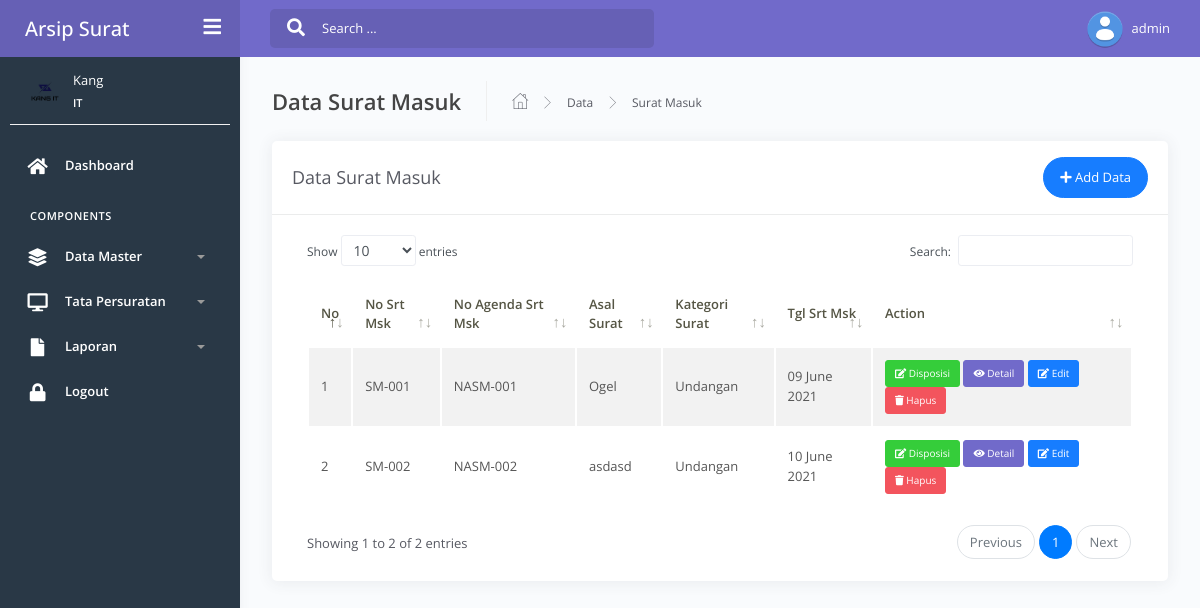
Screenshot of /admin/index.php?view=suratmasuk (signed in) with the database file from the repository.
### tables this page shows
CREATE TABLE `suratmasuk` (
  `id` int(11) NOT NULL,
  `id_kategori` int(11) DEFAULT NULL,
  `no_surat_masuk` varchar(255) DEFAULT NULL,
  `no_agenda_surat_masuk` varchar(255) DEFAULT NULL,
  `tgl_surat_masuk` date DEFAULT NULL,
  `tgl_terima` date DEFAULT NULL,
  `asal_surat` varchar(255) DEFAULT NULL,
  `perihal` text DEFAULT NULL,
  `file_surat` varchar(255) DEFAULT NULL
);

CREATE TABLE `kategori` (
  `id` int(11) NOT NULL,
  `nama_kategori` varchar(255) DEFAULT NULL
);

### admin/transaksi/suratmasuk/suratmasuk.php (the view, shortened to what this page needs)
<div class="main-panel">
  <div class="content">
    <div class="page-inner">
      <div class="page-header">
        <h4 class="page-title">Data Surat Masuk</h4>
        <ul class="breadcrumbs">
          <li class="nav-home">
            <a href="#">
              <i class="flaticon-home"></i>
            </a>
          </li>
          <li class="separator">
            <i class="flaticon-right-arrow"></i>
          </li>
          <li class="nav-item">
            <a href="#">Data</a>
          </li>
          <li class="separator">
            <i class="flaticon-right-arrow"></i>
          </li>
          <li class="nav-item">
            <a href="#">Surat Masuk</a>
          </li>
        </ul>
      </div>
      <div class="row">
        <div class="col-md-12">
          <div class="card">
            <div class="card-header">
              <div class="d-flex align-items-center">
                <h4 class="card-title">Data Surat Masuk</h4>
                <?php if($_SESSION['level'] == 'admin') { ?>
                <a href="?view=addSuratMasuk" class="btn btn-primary btn-round ml-auto">
                  <i class="fa fa-plus"></i>
                  Add Data
                </a>
              <?php } ?>
              </div>
            </div>
            <div class="card-body">
              <div class="table-responsive">
                <table id="add-row" class="display table table-striped table-hover" >
                  <thead>
                    <tr>
                      <th>No</th>
                      <th>No Srt Msk</th>
                      <th>No Agenda Srt Msk</th>
                      <th>Asal Surat</th>
                      <th>Kategori Surat</th>
                      <th>Tgl Srt Msk</th>
                      <th>Action</th>
                    </tr>
                  </thead>
                  <tbody>
                    <?php
                      $no = 1;
                      $query = mysqli_query($conn,"SELECT sm.*, k.nama_kategori from suratmasuk sm join kategori k on
                                             k.id=sm.id_kategori");
                      while($row = mysqli_fetch_array($query)) {
                    ?>
                    <tr>
                      <td><?php echo $no++ ?></td>
                      <td><?php echo $row['no_surat_masuk'] ?></td>
                      <td><?php echo $row['no_agenda_surat_masuk'] ?></td>
                      <td><?php echo $row['asal_surat'] ?></td>
                      <td><?php echo $row['nama_kategori'] ?></td>
                      <td><?php echo date('d F Y', strtotime($row['tgl_surat_masuk'])) ?></td>
                      <td>
                        <?php if($_SESSION['level'] == 'admin'){ ?>
                          <a href="?view=disposisi&id=<?php echo $row['id'] ?>" class="btn btn-xs btn-success"><i class="fa fa-edit"></i> Disposisi</a>
                          <a href="?view=detailSuratMasuk&id=<?php echo $row['id'] ?>" class="btn btn-xs btn-secondary"><i class="fa fa-eye"></i> Detail</a>
                          <a href="?view=editSuratMasuk&id=<?php echo $row['id'] ?>" class="btn btn-xs btn-primary"><i class="fa fa-edit"></i> Edit</a>
                          <a href="#modalHapusSuratMasuk<?php echo $row['id'] ?>" data-toggle="modal" class="btn btn-xs btn-danger"><i class="fa fa-trash"></i> Hapus</a>
                        <?php } else { ?>
                          <a href="?view=detailSuratMasuk&id=<?php echo $row['id'] ?>" class="btn btn-xs btn-secondary"><i class="fa fa-eye"></i> Detail</a>
                        <?php } ?>
                      </td>
                    </tr>
                  <?php } ?>
                  </tbody>
                </table>
              </div>
            </div>
          </div>
        </div>
      </div>
    </div>
  </div>
</div>

### rows the page displays
suratmasuk: no_surat_masuk "SM-001", no_agenda_surat_masuk "NASM-001", asal_surat "Ogel", id_kategori.nama_kategori "Undangan", tgl_surat_masuk "09 June 2021"
suratmasuk: no_surat_masuk "SM-002", no_agenda_surat_masuk "NASM-002", asal_surat "asdasd", id_kategori.nama_kategori "Undangan", tgl_surat_masuk "10 June 2021"

### other values shown
$_SESSION['username'] "admin"
